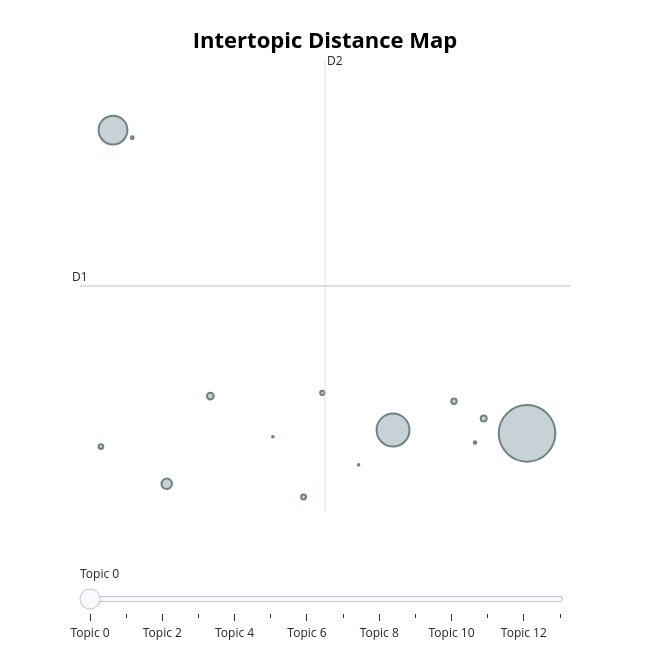
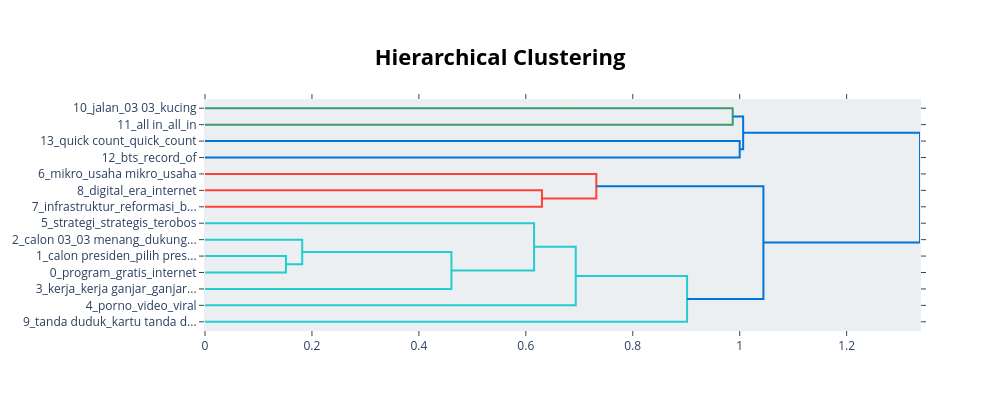
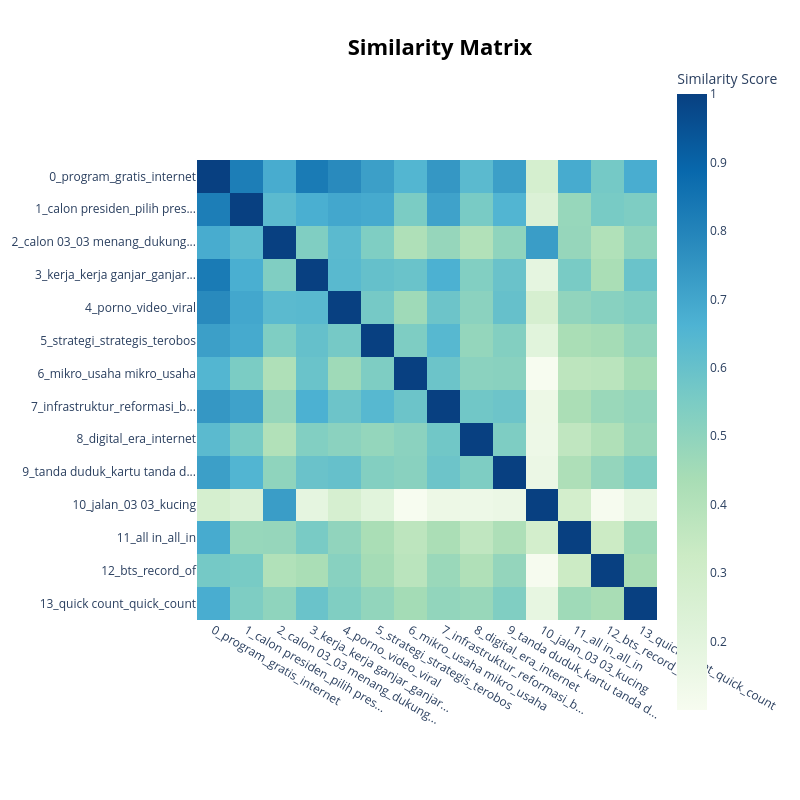

Here is the notebook cell these charts were saved with, in order:
### Code cell
# Get the improved topic information
topic_info = topic_model.get_topic_info()
print("\nImproved Topic Information:")
print(topic_info.head(10))

# Print topics with their new labels
print("\nCampaign Themes for Ganjar-Mahfud:")
for index, row in topic_info.iterrows():
    if row["Topic"] != -1:  # Skip outlier topic
        topic_id = row["Topic"]
        words = [word[0] for word in topic_model.get_topic(topic_id)[:8]]
        print(f"Theme: {row['Name']}")
        print(f"Keywords: {', '.join(words)}")
        print(f"Document count: {row['Count']}")
        print("-" * 50)

# Create a topic distribution visualization
plt.figure(figsize=(12, 6))
topic_counts = topic_info[topic_info["Topic"] != -1]["Count"]
topic_names = [label for topic, label in topic_labels.items() if topic != -1][:len(topic_counts)]

# Plot with better color scheme
bars = plt.bar(topic_names, topic_counts, color=plt.cm.viridis(np.linspace(0, 1, len(topic_counts))))

# Add count labels on top of bars
for bar in bars:
    height = bar.get_height()
    plt.text(bar.get_x() + bar.get_width()/2., height + 0.5,
            f'{int(height)}', ha='center', va='bottom', fontweight='bold')

plt.xticks(rotation=45, ha="right")
plt.title("Distribution of Campaign Themes in Ganjar-Mahfud Tweets", fontsize=14, fontweight='bold')
plt.xlabel("Campaign Themes", fontsize=12)
plt.ylabel("Number of Tweets", fontsize=12)
plt.tight_layout()
plt.grid(axis='y', linestyle='--', alpha=0.7)
plt.show()

# Display interactive visualizations
intertopic_map = topic_model.visualize_topics()
display(intertopic_map)

# Create hierarchical clustering visualization
hierarchy = topic_model.visualize_hierarchy()
display(hierarchy)

# Create heatmap of topic similarities
heatmap = topic_model.visualize_heatmap()
display(heatmap)

# Create word clouds for top 3 topics
plt.figure(figsize=(15, 10))
for i, topic_id in enumerate(topic_info[topic_info['Topic'] != -1]['Topic'][:3]):
    plt.subplot(1, 3, i+1)
    
    # Get topic words and weights
    words = dict(topic_model.get_topic(topic_id)[:15])
    
    # Create and display wordcloud
    wordcloud = WordCloud(width=400, height=400, background_color='white', 
                          colormap='viridis', max_words=50).generate_from_frequencies(words)
    
    plt.imshow(wordcloud, interpolation='bilinear')
    plt.title(f"Topic: {topic_labels[topic_id]}", fontsize=12)
    plt.axis('off')

plt.tight_layout()
plt.show()

### Figure 1 — Plotly figure (JSON) as saved in the notebook; plotly's stock layout.template omitted (floating-point values rounded to 4 significant figures)
{"data": [{"customdata": [[0, "program | gratis | internet | anak | koruptor", 13092], [1, "calon presiden | pilih presiden | partai | politik | wakil presiden", 4440], [2, "calon 03 | 03 menang | dukung 03 | pilih 03 | suara", 3409], [3, "kerja | kerja ganjar | ganjar kerja | produk | tugas", 451], [4, "porno | video | viral | tonton | film", 190], [5, "strategi | strategis | terobos | ganjar terobos | proyek", 146], [6, "mikro | usaha mikro | usaha | laku usaha | lokal", 119], [7, "infrastruktur | reformasi | bangun infrastruktur | integrasi | modern", 100], [8, "digital | era | internet | digital ganjar | digitalisasi", 90], [9, "tanda duduk | kartu tanda duduk | kartu tanda | kartu | duduk", 79], [10, "jalan | 03 03 | kucing | siar | ulang", 33], [11, "all in | all | in | all in ganjar | in ganjar", 26], [12, "bts | record | of | has | tidur", 11], [13, "quick count | quick | count | sikap | hormat menang", 11]], "hovertemplate": "<b>Topic %{customdata[0]}</b><br>%{customdata[1]}<br>Size: %{customdata[2]}", "legendgroup": "", "marker": {"color": "#B0BEC5", "line": {"color": "DarkSlateGrey", "width": 2}, "size": [13092, 4440, 3409, 451, 190, 146, 119, 100, 90, 79, 33, 26, 11, 11], "sizemode": "area", "sizeref": 8.182, "symbol": "circle"}, "mode": "markers", "name": "", "orientation": "v", "showlegend": false, "type": "scatter", "x": [2.867, 1.526, -1.278, -0.7398, -0.3038, 2.434, 2.135, 0.6299, -1.398, 0.8183, -1.085, 2.347, 1.18, 0.3228], "xaxis": "x", "y": [4.13, 4.214, 11.76, 2.86, 5.068, 4.501, 4.937, 2.531, 3.796, 5.149, 11.57, 3.9, 3.337, 4.043], "yaxis": "y"}], "layout": {"annotations": [{"showarrow": false, "text": "D1", "x": -1.608, "y": 7.837, "yshift": 10}, {"showarrow": false, "text": "D2", "x": 0.8446, "xshift": 10, "y": 13.52}], "height": 650, "hoverlabel": {"bgcolor": "white", "font": {"family": "Rockwell", "size": 16}}, "legend": {"itemsizing": "constant", "tracegroupgap": 0}, "margin": {"t": 60}, "shapes": [{"line": {"color": "#CFD8DC", "width": 2}, "type": "line", "x0": 0.8446, "x1": 0.8446, "y0": 2.152, "y1": 13.52}, {"line": {"color": "#9E9E9E", "width": 2}, "type": "line", "x0": -1.608, "x1": 3.297, "y0": 7.837, "y1": 7.837}], "sliders": [{"active": 0, "pad": {"t": 50}, "steps": [{"args": [{"marker.color": [["red", "#B0BEC5", "#B0BEC5", "#B0BEC5", "#B0BEC5", "#B0BEC5", "#B0BEC5", "#B0BEC5", "#B0BEC5", "#B0BEC5", "#B0BEC5", "#B0BEC5", "#B0BEC5", "#B0BEC5"]]}], "label": "Topic 0", "method": "update"}, {"args": [{"marker.color": [["#B0BEC5", "red", "#B0BEC5", "#B0BEC5", "#B0BEC5", "#B0BEC5", "#B0BEC5", "#B0BEC5", "#B0BEC5", "#B0BEC5", "#B0BEC5", "#B0BEC5", "#B0BEC5", "#B0BEC5"]]}], "label": "Topic 1", "method": "update"}, {"args": [{"marker.color": [["#B0BEC5", "#B0BEC5", "red", "#B0BEC5", "#B0BEC5", "#B0BEC5", "#B0BEC5", "#B0BEC5", "#B0BEC5", "#B0BEC5", "#B0BEC5", "#B0BEC5", "#B0BEC5", "#B0BEC5"]]}], "label": "Topic 2", "method": "update"}, {"args": [{"marker.color": [["#B0BEC5", "#B0BEC5", "#B0BEC5", "red", "#B0BEC5", "#B0BEC5", "#B0BEC5", "#B0BEC5", "#B0BEC5", "#B0BEC5", "#B0BEC5", "#B0BEC5", "#B0BEC5", "#B0BEC5"]]}], "label": "Topic 3", "method": "update"}, {"args": [{"marker.color": [["#B0BEC5", "#B0BEC5", "#B0BEC5", "#B0BEC5", "red", "#B0BEC5", "#B0BEC5", "#B0BEC5", "#B0BEC5", "#B0BEC5", "#B0BEC5", "#B0BEC5", "#B0BEC5", "#B0BEC5"]]}], "label": "Topic 4", "method": "update"}, {"args": [{"marker.color": [["#B0BEC5", "#B0BEC5", "#B0BEC5", "#B0BEC5", "#B0BEC5", "red", "#B0BEC5", "#B0BEC5", "#B0BEC5", "#B0BEC5", "#B0BEC5", "#B0BEC5", "#B0BEC5", "#B0BEC5"]]}], "label": "Topic 5", "method": "update"}, {"args": [{"marker.color": [["#B0BEC5", "#B0BEC5", "#B0BEC5", "#B0BEC5", "#B0BEC5", "#B0BEC5", "red", "#B0BEC5", "#B0BEC5", "#B0BEC5", "#B0BEC5", "#B0BEC5", "#B0BEC5", "#B0BEC5"]]}], "label": "Topic 6", "method": "update"}, {"args": [{"marker.color": [["#B0BEC5", "#B0BEC5", "#B0BEC5", "#B0BEC5", "#B0BEC5", "#B0BEC5", "#B0BEC5", "red", "#B0BEC5", "#B0BEC5", "#B0BEC5", "#B0BEC5", "#B0BEC5", "#B0BEC5"]]}], "label": "Topic 7", "method": "update"}, {"args": [{"marker.color": [["#B0BEC5", "#B0BEC5", "#B0BEC5", "#B0BEC5", "#B0BEC5", "#B0BEC5", "#B0BEC5", "#B0BEC5", "red", "#B0BEC5", "#B0BEC5", "#B0BEC5", "#B0BEC5", "#B0BEC5"]]}], "label": "Topic 8", "method": "update"}, {"args": [{"marker.color": [["#B0BEC5", "#B0BEC5", "#B0BEC5", "#B0BEC5", "#B0BEC5", "#B0BEC5", "#B0BEC5", "#B0BEC5", "#B0BEC5", "red", "#B0BEC5", "#B0BEC5", "#B0BEC5", "#B0BEC5"]]}], "label": "Topic 9", "method": "update"}, {"args": [{"marker.color": [["#B0BEC5", "#B0BEC5", "#B0BEC5", "#B0BEC5", "#B0BEC5", "#B0BEC5", "#B0BEC5", "#B0BEC5", "#B0BEC5", "#B0BEC5", "red", "#B0BEC5", "#B0BEC5", "#B0BEC5"]]}], "label": "Topic 10", "method": "update"}, {"args": [{"marker.color": [["#B0BEC5", "#B0BEC5", "#B0BEC5", "#B0BEC5", "#B0BEC5", "#B0BEC5", "#B0BEC5", "#B0BEC5", "#B0BEC5", "#B0BEC5", "#B0BEC5", "red", "#B0BEC5", "#B0BEC5"]]}], "label": "Topic 11", "method": "update"}, {"args": [{"marker.color": [["#B0BEC5", "#B0BEC5", "#B0BEC5", "#B0BEC5", "#B0BEC5", "#B0BEC5", "#B0BEC5", "#B0BEC5", "#B0BEC5", "#B0BEC5", "#B0BEC5", "#B0BEC5", "red", "#B0BEC5"]]}], "label": "Topic 12", "method": "update"}, {"args": [{"marker.color": [["#B0BEC5", "#B0BEC5", "#B0BEC5", "#B0BEC5", "#B0BEC5", "#B0BEC5", "#B0BEC5", "#B0BEC5", "#B0BEC5", "#B0BEC5", "#B0BEC5", "#B0BEC5", "#B0BEC5", "red"]]}], "label": "Topic 13", "method": "update"}]}], "title": {"font": {"color": "Black", "size": 22}, "text": "<b>Intertopic Distance Map</b>", "x": 0.5, "xanchor": "center", "y": 0.95, "yanchor": "top"}, "width": 650, "xaxis": {"anchor": "y", "domain": [0, 1], "range": [-1.608, 3.297], "title": {"text": ""}, "visible": false}, "yaxis": {"anchor": "x", "domain": [0, 1], "range": [2.152, 13.52], "title": {"text": ""}, "visible": false}}}

### Figure 2 — Plotly figure (JSON) as saved in the notebook; plotly's stock layout.template omitted (floating-point values rounded to 4 significant figures)
{"data": [{"hoverinfo": "text", "marker": {"color": "rgb(61,153,112)"}, "mode": "lines", "type": "scatter", "x": [0.0, 0.9869, 0.9869, 0.0], "xaxis": "x", "y": [-5.0, -5.0, -15.0, -15.0], "yaxis": "y"}, {"hoverinfo": "text", "marker": {"color": "rgb(0,116,217)"}, "mode": "lines", "type": "scatter", "x": [0.0, 1.0, 1.0, 0.0], "xaxis": "x", "y": [-25.0, -25.0, -35.0, -35.0], "yaxis": "y"}, {"hoverinfo": "text", "marker": {"color": "rgb(0,116,217)"}, "mode": "lines", "type": "scatter", "x": [0.9869, 1.006, 1.006, 1.0], "xaxis": "x", "y": [-10.0, -10.0, -30.0, -30.0], "yaxis": "y"}, {"hoverinfo": "text", "marker": {"color": "rgb(255,65,54)"}, "mode": "lines", "type": "scatter", "x": [0.0, 0.6302, 0.6302, 0.0], "xaxis": "x", "y": [-55.0, -55.0, -65.0, -65.0], "yaxis": "y"}, {"hoverinfo": "text", "marker": {"color": "rgb(255,65,54)"}, "mode": "lines", "type": "scatter", "x": [0.0, 0.7319, 0.7319, 0.6302], "xaxis": "x", "y": [-45.0, -45.0, -60.0, -60.0], "yaxis": "y"}, {"hoverinfo": "text", "marker": {"color": "rgb(35,205,205)"}, "mode": "lines", "type": "scatter", "x": [0.0, 0.1514, 0.1514, 0.0], "xaxis": "x", "y": [-95.0, -95.0, -105.0, -105.0], "yaxis": "y"}, {"hoverinfo": "text", "marker": {"color": "rgb(35,205,205)"}, "mode": "lines", "type": "scatter", "x": [0.0, 0.1818, 0.1818, 0.1514], "xaxis": "x", "y": [-85.0, -85.0, -100.0, -100.0], "yaxis": "y"}, {"hoverinfo": "text", "marker": {"color": "rgb(35,205,205)"}, "mode": "lines", "type": "scatter", "x": [0.1818, 0.4609, 0.4609, 0.0], "xaxis": "x", "y": [-92.5, -92.5, -115.0, -115.0], "yaxis": "y"}, {"hoverinfo": "text", "marker": {"color": "rgb(35,205,205)"}, "mode": "lines", "type": "scatter", "x": [0.0, 0.6154, 0.6154, 0.4609], "xaxis": "x", "y": [-75.0, -75.0, -103.8, -103.8], "yaxis": "y"}, {"hoverinfo": "text", "marker": {"color": "rgb(35,205,205)"}, "mode": "lines", "type": "scatter", "x": [0.6154, 0.6934, 0.6934, 0.0], "xaxis": "x", "y": [-89.38, -89.38, -125.0, -125.0], "yaxis": "y"}, {"hoverinfo": "text", "marker": {"color": "rgb(35,205,205)"}, "mode": "lines", "type": "scatter", "x": [0.6934, 0.9016, 0.9016, 0.0], "xaxis": "x", "y": [-107.2, -107.2, -135.0, -135.0], "yaxis": "y"}, {"hoverinfo": "text", "marker": {"color": "rgb(0,116,217)"}, "mode": "lines", "type": "scatter", "x": [0.7319, 1.044, 1.044, 0.9016], "xaxis": "x", "y": [-52.5, -52.5, -121.1, -121.1], "yaxis": "y"}, {"hoverinfo": "text", "marker": {"color": "rgb(0,116,217)"}, "mode": "lines", "type": "scatter", "x": [1.006, 1.337, 1.337, 1.044], "xaxis": "x", "y": [-20.0, -20.0, -86.8, -86.8], "yaxis": "y"}], "layout": {"autosize": false, "height": 410, "hoverlabel": {"bgcolor": "white", "font": {"family": "Rockwell", "size": 16}}, "hovermode": "closest", "plot_bgcolor": "#ECEFF1", "showlegend": false, "title": {"font": {"color": "Black", "size": 22}, "text": "<b>Hierarchical Clustering</b>", "x": 0.5, "xanchor": "center", "yanchor": "top"}, "width": 1000, "xaxis": {"mirror": "allticks", "rangemode": "tozero", "showgrid": false, "showline": true, "showticklabels": true, "ticks": "outside", "type": "linear", "zeroline": false}, "yaxis": {"mirror": "allticks", "range": [-140, 0], "rangemode": "tozero", "showgrid": false, "showline": true, "showticklabels": true, "tickmode": "array", "ticks": "outside", "ticktext": ["10_jalan_03 03_kucing", "11_all in_all_in", "13_quick count_quick_count", "12_bts_record_of", "6_mikro_usaha mikro_usaha", "8_digital_era_internet", "7_infrastruktur_reformasi_b...", "5_strategi_strategis_terobos", "2_calon 03_03 menang_dukung...", "1_calon presiden_pilih pres...", "0_program_gratis_internet", "3_kerja_kerja ganjar_ganjar...", "4_porno_video_viral", "9_tanda duduk_kartu tanda d..."], "tickvals": [-5, -15, -25, -35, -45, -55, -65, -75, -85, -95, -105, -115, -125, -135], "type": "linear", "zeroline": false}}}

### Figure 3 — Plotly figure (JSON) as saved in the notebook; plotly's stock layout.template omitted (floating-point values rounded to 4 significant figures; data arrays with more than 128 entries replaced by an {"elided": "..."} marker saying what was removed)
{"data": [{"coloraxis": "coloraxis", "hovertemplate": "x: %{x}<br>y: %{y}<br>Similarity Score: %{z}<extra></extra>", "name": "0", "type": "heatmap", "x": ["0_program_gratis_internet", "1_calon presiden_pilih pres...", "2_calon 03_03 menang_dukung...", "3_kerja_kerja ganjar_ganjar...", "4_porno_video_viral", "5_strategi_strategis_terobos", "6_mikro_usaha mikro_usaha", "7_infrastruktur_reformasi_b...", "8_digital_era_internet", "9_tanda duduk_kartu tanda d...", "10_jalan_03 03_kucing", "11_all in_all_in", "12_bts_record_of", "13_quick count_quick_count"], "xaxis": "x", "y": ["0_program_gratis_internet", "1_calon presiden_pilih pres...", "2_calon 03_03 menang_dukung...", "3_kerja_kerja ganjar_ganjar...", "4_porno_video_viral", "5_strategi_strategis_terobos", "6_mikro_usaha mikro_usaha", "7_infrastruktur_reformasi_b...", "8_digital_era_internet", "9_tanda duduk_kartu tanda d...", "10_jalan_03 03_kucing", "11_all in_all_in", "12_bts_record_of", "13_quick count_quick_count"], "yaxis": "y", "z": {"elided": "14x14 float values"}}], "layout": {"coloraxis": {"colorbar": {"title": {"text": "Similarity Score"}}, "colorscale": [[0, "rgb(247,252,240)"], [0.125, "rgb(224,243,219)"], [0.25, "rgb(204,235,197)"], [0.375, "rgb(168,221,181)"], [0.5, "rgb(123,204,196)"], [0.625, "rgb(78,179,211)"], [0.75, "rgb(43,140,190)"], [0.875, "rgb(8,104,172)"], [1, "rgb(8,64,129)"]]}, "height": 800, "hoverlabel": {"bgcolor": "white", "font": {"family": "Rockwell", "size": 16}}, "legend": {"title": {"text": "Trend"}}, "margin": {"t": 60}, "showlegend": true, "title": {"font": {"color": "Black", "size": 22}, "text": "<b>Similarity Matrix</b>", "x": 0.55, "xanchor": "center", "y": 0.95, "yanchor": "top"}, "width": 800, "xaxis": {"anchor": "y", "constrain": "domain", "domain": [0, 1], "scaleanchor": "y"}, "yaxis": {"anchor": "x", "autorange": "reversed", "constrain": "domain", "domain": [0, 1]}}}
